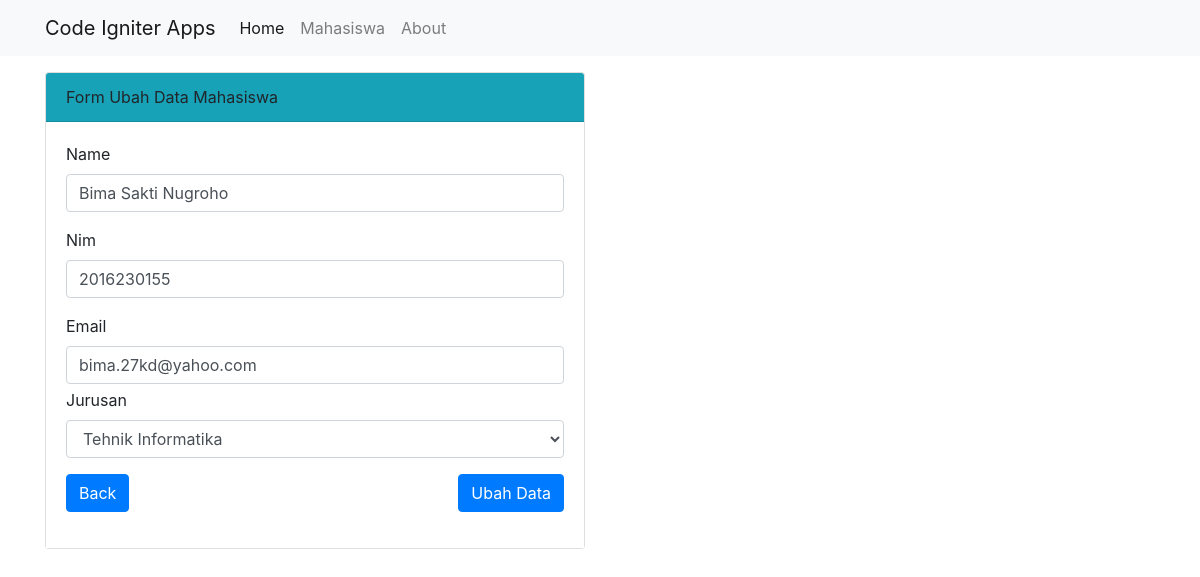
The page /mahasiswa/ubah/1 on the database its author committed.
### tables this page shows
CREATE TABLE `mahasiswa` (
  `id` int(11) NOT NULL,
  `nama` varchar(100) NOT NULL,
  `nim` varchar(100) NOT NULL,
  `email` varchar(100) NOT NULL,
  `jurusan` varchar(100) NOT NULL
);

### application/controllers/Mahasiswa.php (called while the page is built, shortened)
<?php
class Mahasiswa extends CI_Controller
{
  public function __construct()
  {
    $this->load->model('Mahasiswa_model');
    $this->load->library('form_validation');
  }
  public function ubah($id)
  {
    $data['judul'] = 'Form Ubah Data Mahasiswa';
    $data['mhs'] = $this->Mahasiswa_model->getMahasiswaById($id);
    $data['jurusan'] = ['Tehnik Informatika', 'Tehnik Mesin', 'Tehnik Elektro', 'Tehnik Industri', 'Sistem Informasi'];
    $this->form_validation->set_rules('nama', 'Name', 'required');
    $this->form_validation->set_rules('nim', 'Nim', 'numeric|required');
    $this->form_validation->set_rules('email', 'Email', 'required|valid_email');
    if ($this->form_validation->run() == FALSE) {
      $this->load->view('templates/header', $data);
      $this->load->view('mahasiswa/ubah', $data);
      $this->load->view('templates/footer');
    } else {
      $this->Mahasiswa_model->ubahDataMahasiswa();
      $this->session->set_flashdata('flash', 'DiUbah');
      redirect('mahasiswa');
    }
  }
}

### index.php (called while the page is built, shortened)
<?php
require_once BASEPATH.'core/CodeIgniter.php';

### application/models/Mahasiswa_model.php (called while the page is built, shortened)
<?php
class Mahasiswa_model extends CI_Model
{
  public function getMahasiswaById($id)
  {
    return $this->db->get_where('mahasiswa', ['id' => $id])->row_array();
  }
}

### application/views/mahasiswa/ubah.php (the view, shortened to what this page needs)
<div class="container">
  <div class="row mt-3">
    <div class="col-md-6">
      <div class="card">
        <div class="card-header bg-info">
          Form Ubah Data Mahasiswa
        </div>
        <div class="card-body bg-white">
          <form action="" method="post">
            <div class="form-group">
              <label for="nama">Name</label>
              <input type="text" class="form-control" name="nama" id="nama" placeholder="Write Your Name Here" value="<?= $mhs['nama']; ?>">
            </div>
            <div class="form-group">
              <label for="nim">Nim</label>
              <input type="text" class="form-control" id="nim" name="nim" placeholder="Write Your Nim Here" value="<?= $mhs['nim']; ?>">
            </div>
            <div class="form-group">
              <label for="email">Email</label>
              <input type="email" class="form-control" id="email" name="email" placeholder="Write Your Email Here" value="<?= $mhs['email']; ?>">
              <div class="form-group">
                <label for="jurusan">Jurusan</label>
                <select class="form-control" id="jurusan" name="jurusan">
                  <?php foreach ($jurusan as $j) : ?>
                    <?php if ($j == $mhs['jurusan']) : ?>
                      <option value="<?= $j; ?>" selected><?= $j; ?></option>
                    <?php else : ?>
                      <option value="<?= $j; ?>"><?= $j; ?></option>
                    <?php endif; ?>
                  <?php endforeach; ?>
                </select>
              </div>
              <button type="submit" name="tambah" class="btn btn-primary float-right">Ubah Data</button>
              <a href="<?= base_url(); ?>mahasiswa" class="btn btn-primary">Back</a>
            </div>
          </form>
        </div>
      </div>
    </div>
  </div>
</div>

### rows shown on the page
mahasiswa: nama "Bima Sakti Nugroho", nim "2016230155", email "bima.27kd@yahoo.com", jurusan "Tehnik Informatika"
